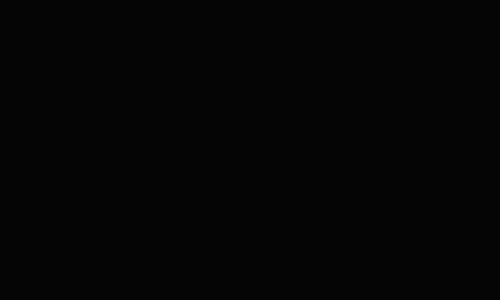
Frame 1 (no input)
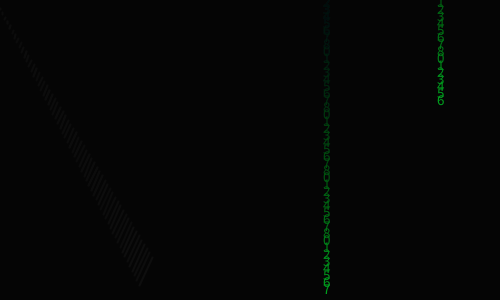
Frame 60 (the mouse pressed at the canvas centre just before this capture)
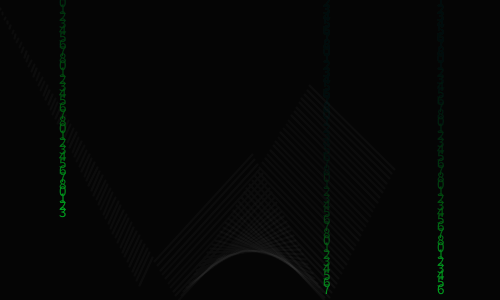
Frame 120 (the mouse held since frame 60 and released just before this capture)

The Processing sketch that drew these frames (run headless with seeded random() and noise(); from frame 60 on, the mouse is pressed at the canvas centre):

// Processing sketch: processing_73304
// ── processing_73304.pde

//Ashley Wong amwong
//Copyright Pittsburgh 2012

float h,k,u,v;
float dh,dk,du,dv;
float a,b,c,d,e;
float alphavalue;

void setup() {
  size(500,300);
  background(5);
  textSize(15);
  frameRate(55);
  d=random(width);
  c=frameCount;
  e=-10;
  dh=random(-5,5);
  dk=random(5);
  du=random(-5,5);
  dv=random(5);
}

void draw() {
  Fade();
  Digits();
  b=random(9);
  ChooseAlpha();
  
   makeDots(h,k);
  fallDots();
  makeLines(h,k,u,v);
}
void mousePressed() {
  h=pmouseX;
  k=pmouseY;
}
void mouseReleased() {
  u=mouseX;
  if(u>width){
    u=width;}
    else if(u<0){
      u=0;}
  v=mouseY;
  if(v>height){
    v=height;}
    else if(v<0){
      v=0;}
}
void makeDots(float x,float y) {
  point(x,y);
}
void fallDots() {
  h+=dh;
  k+=dk;
  u+=du;
  v+=dv;
  if(h>width||h<0){
    dh=-dh;
  }
  if(k>height||k<0){
    dk=-dk;
  }
  if(u>width||u<0){
    du=-du;
  }
  if(v>height||v<0){
    dv=-dv;
  }
}
void makeLines(float x,float y,float z, float w){
  stroke(random(150,255),10);
  strokeWeight(2);
  line(x,y,z,w);
}

void Digits() {
  fill(0,160,30,alphavalue);
  text((frameCount)%9,d,a);
  a+=7;
  if(a>(height-5)) {
    a=-7;
    d=random(width);
  }
  
}

void ChooseAlpha(){
  if(a>(a+2)){
    alphavalue=0;
  }
  else {
    alphavalue=255;
  }
}

void Fade() {
    noStroke();
    fill(5,10);
  if ((c/2)<1) {
    rect(0,0,width,a+20);
  }
  if (a<2){
    e+=5;
    rect(20,20,(d-10),e);
  }
}
